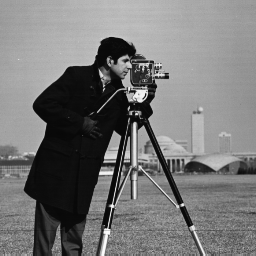
%> input picture cameraman.bmp, 256 x 256 px
$ octave tmp.m   (GNU Octave 9; MATLAB toolbox functions it lacks are replaced by stand-ins)
%> lines starting %> are read from the running program, lines starting %| are printed output that depends on the picture
### psnr.m
function PSNR = psnr( figure1,figure2,bit)
figure1 = double(figure1);
figure2 = double(figure2);
MAX = 2^bit-1; % 图像灰度级数量
PMSE=sum(sum((figure1-figure2).^2))/(size(figure1,1)*size(figure1,2))/MAX^2; % 均方差
PSNR=-10*log10(PMSE); % 峰值信噪比
end

### tmp.m
T = 5;
a = 1;
b = 1;
fig =imread('cameraman.bmp');
%> fig is the input picture: size 256x256 uint8; min 7, max 253, mean 118.7
subplot(242);
imshow(fig);
title('原图');
[numRow,numColumn] = size(fig);
%> numRow = 256; numColumn = 256
H = zeros(numRow,numColumn);
j=sqrt(-1); % generate the model
for u = 1:numRow
    for v = 1:numColumn
        H(u,v) = T/(pi*(a*u+b*v))*sin(pi*(a*u+b*v))*exp(-pi*j*(a*u+b*v));
    end
end
figFFT = fft2(fig);
fD = figFFT.*H;
figDegraded = real(ifft2(fD));
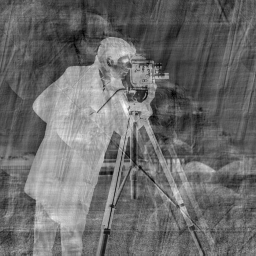
%> figDegraded: size 256x256 double; min -6.49e-14, max 3.38e-14, mean -2.31e-14; drawn with min black and max white
figDegraded = uint8(255.*mat2gray(figDegraded));
%> figDegraded: size 256x256 uint8
valPSNR = psnr(fig,figDegraded,8);
%> in psnr, `PMSE=sum(sum((figure1-figure2).^2))/(size(figure1,1)*size(figure1,2))/..`: PMSE = 0.154
%> in psnr, `PSNR=-10*log10(PMSE);`: PSNR = 8.13
%> valPSNR = 8.13
subplot(243);
imshow(figDegraded);
title(sprintf('降质图像, PSNR=%.4f dB',valPSNR));
